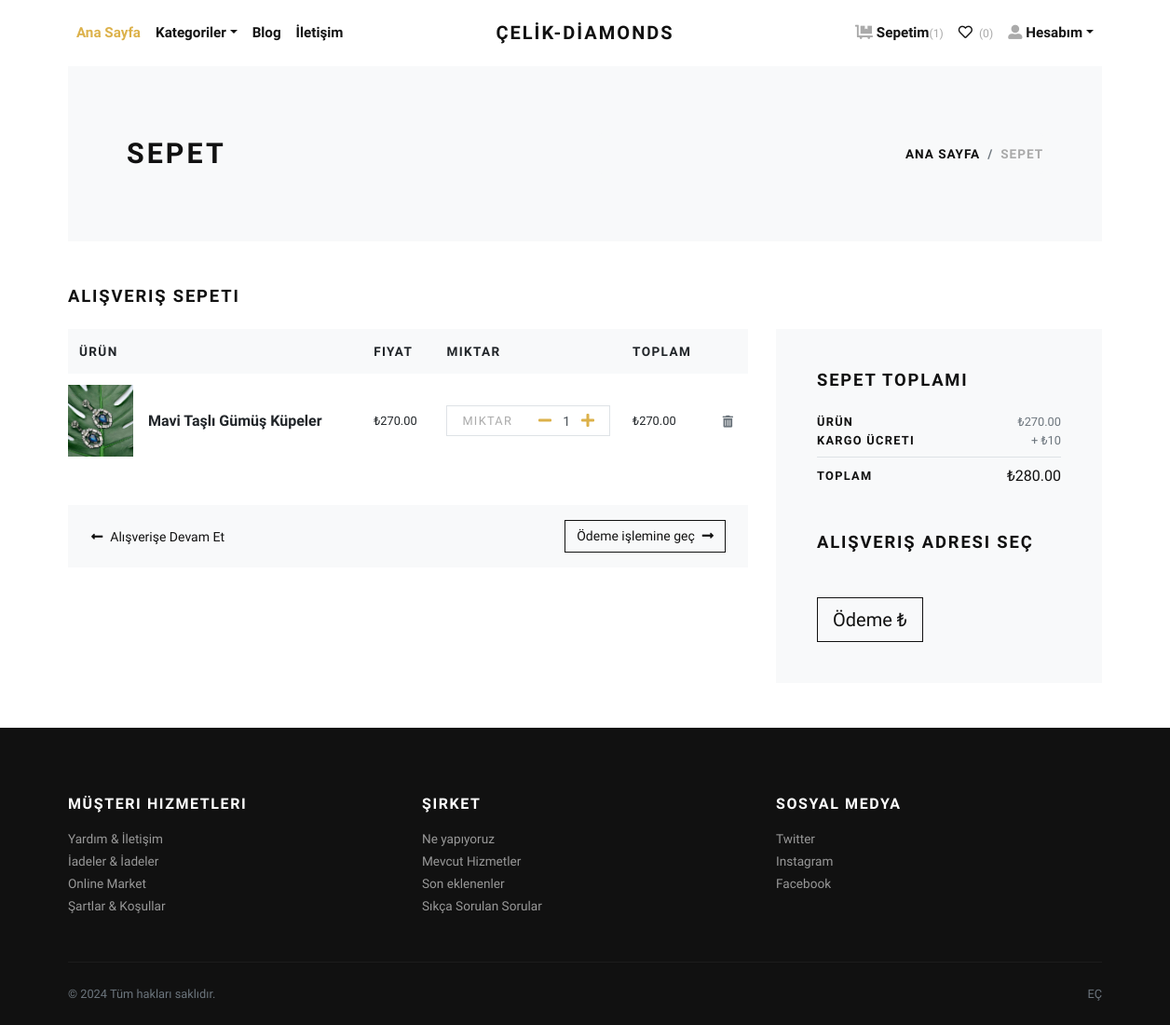
Page /cart/ (signed in) on the committed database.
### store/models.py (models this page shows, shortened)
class Cart(models.Model):
    user = models.ForeignKey(User, verbose_name="User", on_delete=models.CASCADE)
    product = models.ForeignKey(Product, verbose_name="Product", on_delete=models.CASCADE)
    quantity = models.PositiveIntegerField(default=1, verbose_name="Quantity")
    created_at = models.DateTimeField(auto_now_add=True, verbose_name="Created Date")
    updated_at = models.DateTimeField(auto_now=True, verbose_name="Updated Date")
    @property
    def total_price(self):
        return self.quantity * self.product.price

class Product(models.Model):
    title = models.CharField(max_length=150, verbose_name="Product Title")
    slug = models.SlugField(max_length=160, verbose_name="Product Slug")
    sku = models.CharField(max_length=255, unique=True, verbose_name="Unique Product ID (SKU)")
    short_description = models.TextField(verbose_name="Short Description")
    detail_description = models.TextField(blank=True, null=True, verbose_name="Detail Description")
    product_image = models.ImageField(upload_to='product', blank=True, null=True, verbose_name="Product Image")
    price = models.DecimalField(max_digits=8, decimal_places=2)
    category = models.ForeignKey(Category, verbose_name="Product Categoy", on_delete=models.CASCADE)
    is_active = models.BooleanField(verbose_name="Is Active?")
    is_featured = models.BooleanField(verbose_name="Is Featured?")
    created_at = models.DateTimeField(auto_now_add=True, verbose_name="Created Date")
    updated_at = models.DateTimeField(auto_now=True, verbose_name="Updated Date")
    class Meta:
        verbose_name_plural = 'Products'
        ordering = ('-created_at', )

### store/views.py (the view)
# urls.py: path('cart/', views.cart, name="cart"),
@login_required
def cart(request):
    user = request.user
    cart_products = Cart.objects.filter(user=user)
    amount = decimal.Decimal(0)
    shipping_amount = decimal.Decimal(10)
    cp = [p for p in Cart.objects.all() if p.user==user]
    if cp:
        for p in cp:
            temp_amount = (p.quantity * p.product.price)
            amount += temp_amount
    addresses = Address.objects.filter(user=user)
    context = {
        'cart_products': cart_products,
        'amount': amount,
        'shipping_amount': shipping_amount,
        'total_amount': amount + shipping_amount,
        'addresses': addresses,
    }
    return render(request, 'store/cart.html', context)

### store/context_preprocessors.py (called while the page is built)
def store_menu(request):
    categories = Category.objects.filter(is_active=True)
    context = {
        'categories_menu': categories,
    }
    return context

def cart_menu(request):
    if request.user.is_authenticated:
        cart_items= Cart.objects.filter(user=request.user)
        context = {
            'cart_items': cart_items,
        }
    else:
        context = {}
    return context

### templates/store/cart.html (shortened to what this page needs)
{% extends 'base.html' %}
{% load static %}
{% load humanize %}
    {% block content %}
      <div class="container">
        <section class="py-5 bg-light">
          <div class="container">
            <div class="row px-4 px-lg-5 py-lg-4 align-items-center">
              <div class="col-lg-6">
                <h1 class="h2 text-uppercase mb-0">Sepet</h1>
              </div>
              <div class="col-lg-6 text-lg-right">
                <nav aria-label="breadcrumb">
                  <ol class="breadcrumb justify-content-lg-end mb-0 px-0">
                    <li class="breadcrumb-item"><a href="index.html">Ana Sayfa</a></li>
                    <li class="breadcrumb-item active" aria-current="page">Sepet</li>
                  </ol>
                </nav>
              </div>
            </div>
          </div>
        </section>
        {% if cart_products %}
        <section class="py-5">
          <h2 class="h5 text-uppercase mb-4">Alışveriş Sepeti</h2>
          <div class="row">
            <div class="col-lg-8 mb-4 mb-lg-0">
              <div class="table-responsive mb-4">
                <table class="table">
                  <thead class="bg-light">
                    <tr>
                      <th class="border-0" scope="col"> <strong class="text-small text-uppercase">Ürün</strong></th>
                      <th class="border-0" scope="col"> <strong class="text-small text-uppercase">Fiyat</strong></th>
                      <th class="border-0" scope="col"> <strong class="text-small text-uppercase">Miktar</strong></th>
                      <th class="border-0" scope="col"> <strong class="text-small text-uppercase">Toplam</strong></th>
                      <th class="border-0" scope="col"> </th>
                    </tr>
                  </thead>
                  <tbody>
                    {% for cart_product in cart_products %}
                    <tr>
                      <th class="pl-0 border-0" scope="row">
                        <div class="media align-items-center">
                          {% if cart_product.product.product_image %}
                            <a class="reset-anchor d-block animsition-link" href="{% url 'store:product-detail' cart_product.product.slug %}"><img src="{{cart_product.product.product_image.url}}" alt="{{cart_product.product.title}}" width="70"/></a>
                          {% else %}
                            <a class="reset-anchor d-block animsition-link" href="{% url 'store:product-detail' cart_product.product.slug %}"><img src="{% static 'img/product-detail-3.jpg' %}" alt="{{cart_product.product.title}}" width="70"/></a>
                          {% endif %}
                          <div class="media-body ml-3"><strong class="h6"><a class="reset-anchor animsition-link" href="{% url 'store:product-detail' cart_product.product.slug %}">{{cart_product.product.title}}</a></strong></div>
                        </div>
                      </th>
                      <td class="align-middle border-0">
                        <p class="mb-0 small">₺{{cart_product.product.price}}</p>
                      </td>
                      <td class="align-middle border-0">
                        <div class="border d-flex align-items-center justify-content-between px-3"><span class="small text-uppercase text-gray headings-font-family">Miktar</span>
                          <div class="quantity">
                            <a href="{% url 'store:minus-cart' cart_product.id %}" class="dec-btn p-0 ml-2"><i class="fas fa-minus"></i></a>
                            <input class="form-control form-control-sm border-0 shadow-0 p-0" type="text" value="{{cart_product.quantity}}"/>
                            <a href="{% url 'store:plus-cart' cart_product.id %}" class="inc-btn p-0"><i class="fas fa-plus"></i></a>
                          </div>
                        </div>
                      </td>
                      <td class="align-middle border-0">
                        <p class="mb-0 small">₺{{cart_product.total_price|intcomma}}</p>
                      </td>
                      <td class="align-middle border-0"><a class="reset-anchor" href="{% url 'store:remove-cart' cart_product.id %}"><i class="fas fa-trash-alt small text-muted"></i></a></td>
                    </tr>
                    {% endfor %}
                  </tbody>
                </table>
              </div>
              <div class="bg-light px-4 py-3">
                <div class="row align-items-center text-center">
                  <div class="col-md-6 mb-3 mb-md-0 text-md-left"><a class="btn btn-link p-0 text-dark btn-sm" href="{% url 'store:home' %}"><i class="fas fa-long-arrow-alt-left mr-2"> </i>Alışverişe Devam Et</a></div>
                  <div class="col-md-6 text-md-right"><a class="btn btn-outline-dark btn-sm" href="checkout.html">Ödeme işlemine geç<i class="fas fa-long-arrow-alt-right ml-2"></i></a></div>
                </div>
              </div>
            </div>
            <div class="col-lg-4">
              <div class="card border-0 rounded-0 p-lg-4 bg-light">
                <div class="card-body">
                  <h5 class="text-uppercase mb-4">Sepet Toplamı</h5>
                  <ul class="list-unstyled mb-0">
                    <li class="d-flex align-items-center justify-content-between"><strong class="text-uppercase small font-weight-bold">Ürün</strong><span class="text-muted small">₺{{amount|intcomma}}</span></li>
                    <li class="d-flex align-items-center justify-content-between"><strong class="text-uppercase small font-weight-bold">Kargo Ücreti</strong><span class="text-muted small">+ ₺{{shipping_amount}}</span></li>
                    <li class="border-bottom my-2"></li>
                    <li class="d-flex align-items-center justify-content-between mb-4"><strong class="text-uppercase small font-weight-bold">Toplam</strong><span>₺{{total_amount|intcomma}}</span></li>
                  </ul>
                  <h5 class="text-uppercase my-5">Alışveriş adresi seç</h5>
                  <form action="{% url 'store:checkout' %}" id="myform">
                    <button type="submit" class="btn btn-dark btn-lg btn-outline-dark" type="submit"> </i>Ödeme ₺</button>
                  </form>
                </div>
              </div>
            </div>
          </div>
        </section>
        {% else %}
          <div class="text-center py-5">
            <h3 class="mb-3">Sepetiniz Boş</h3>
            <a href="{% url 'store:home' %}"><i class="fas fa-long-arrow-alt-left mr-2"> </i>Alışverişe Devam Et</a>
          </div>
        {% endif %}
      </div>
      {% endblock content %}

### jewelryshop/static/css/style.default.css (style rules this page uses)
.text-small { font-size: 0.85rem !important; }
.text-gray { color: #aaa !important; }
strong { font-weight: 700; }
.quantity { display: -ms-flexbox; display: flex; -ms-flex-align: center; align-items: center; font-family: inherit; }
.quantity input { width: 2rem; text-align: center; }
.text-uppercase { text-transform: uppercase; letter-spacing: 0.1em; }
.border { border: 1px solid #dee2e6 !important; }
.shadow-0 { box-shadow: none !important; }
.reset-anchor { color: inherit; transition: all 0.3s; }
.headings-font-family { font-family: inherit !important; }
.btn { font-weight: 400; border: 1px solid transparent; font-family: inherit; padding: 0.375rem 1.5rem; font-size: 1rem; line-height: 1.5; border-radius: 0; transition: color 0.15s ease-in-out, background-color 0.15s ease-in-out, border-color 0.15s ease-in-out, box-shadow 0.15s ease-in-out; }
.btn-link { font-weight: 400; color: #dcb14a; }
.btn-dark { color: #fff; background-color: #111111; border-color: #111111; }
.btn-outline-dark { color: #111111; background-color: transparent; background-image: none; border-color: #111111; }
.btn-lg { padding: 0.5rem 1rem; font-size: 1.25rem; line-height: 1.5; border-radius: 0; }
.btn-sm { padding: 0.375rem 0.75rem; font-size: 0.875rem; line-height: 1.5; border-radius: 0; }
body { font-family: "Libre Franklin", sans-serif; font-size: 1rem; font-weight: 400; line-height: 1.5; color: #111111; background-color: #fff; }
a { color: #dcb14a; text-decoration: none; }
h1, h2, h3, h4, h5, h6, .h1, .h2, .h3, .h4, .h5, .h6 { margin-bottom: 0.5rem; font-family: inherit; font-weight: 900; line-height: 1.2; color: inherit; }
h1, .h1 { font-size: 2.2rem; }
h2, .h2 { font-size: 1.9rem; }
h5, .h5 { font-size: 1.15rem; }
h6, .h6 { font-size: 1rem; }
small, .small { font-size: 80%; font-weight: 400; }
.bg-light { background-color: #f8f9fa !important; }
.text-dark { color: #111111 !important; }
.form-control { padding: 0.375rem 0.75rem; font-size: 1rem; line-height: 1.5; color: #495057; background-color: #fff; border: 1px solid #ced4da; border-radius: 0; transition: border-color 0.15s ease-in-out, box-shadow 0.15s ease-in-out; }
.form-control::placeholder { color: #adb5bd; font-size: 0.85rem; font-weight: 400; }
.form-control-sm { padding: 0.25rem 0.5rem; font-size: 0.875rem; line-height: 1.5; border-radius: 0; }
.card { background-color: #fff; border: 1px solid rgba(17, 17, 17, 0.125); border-radius: 0; }
.card-body { padding: 1.25rem; }
.breadcrumb { background: #f8f9fa; }
.breadcrumb-item { font-size: 0.85rem; text-transform: uppercase; letter-spacing: 0.07em; font-weight: 900; color: #111111; }
.breadcrumb-item a { color: inherit; transition: all 0.3s; }
.breadcrumb-item.active { color: #aaa; }

### rows in the picture
Cart: product.product_image (picture), product "Mavi Taşlı Gümüş Küpeler", product.price "270.00", quantity "1", total_price "270.00"

### other values in the picture
{{ cart_items.count }} "1"
{{ amount|intcomma }} "270.00"
{{ shipping_amount }} "10"
{{ total_amount|intcomma }} "280.00"
